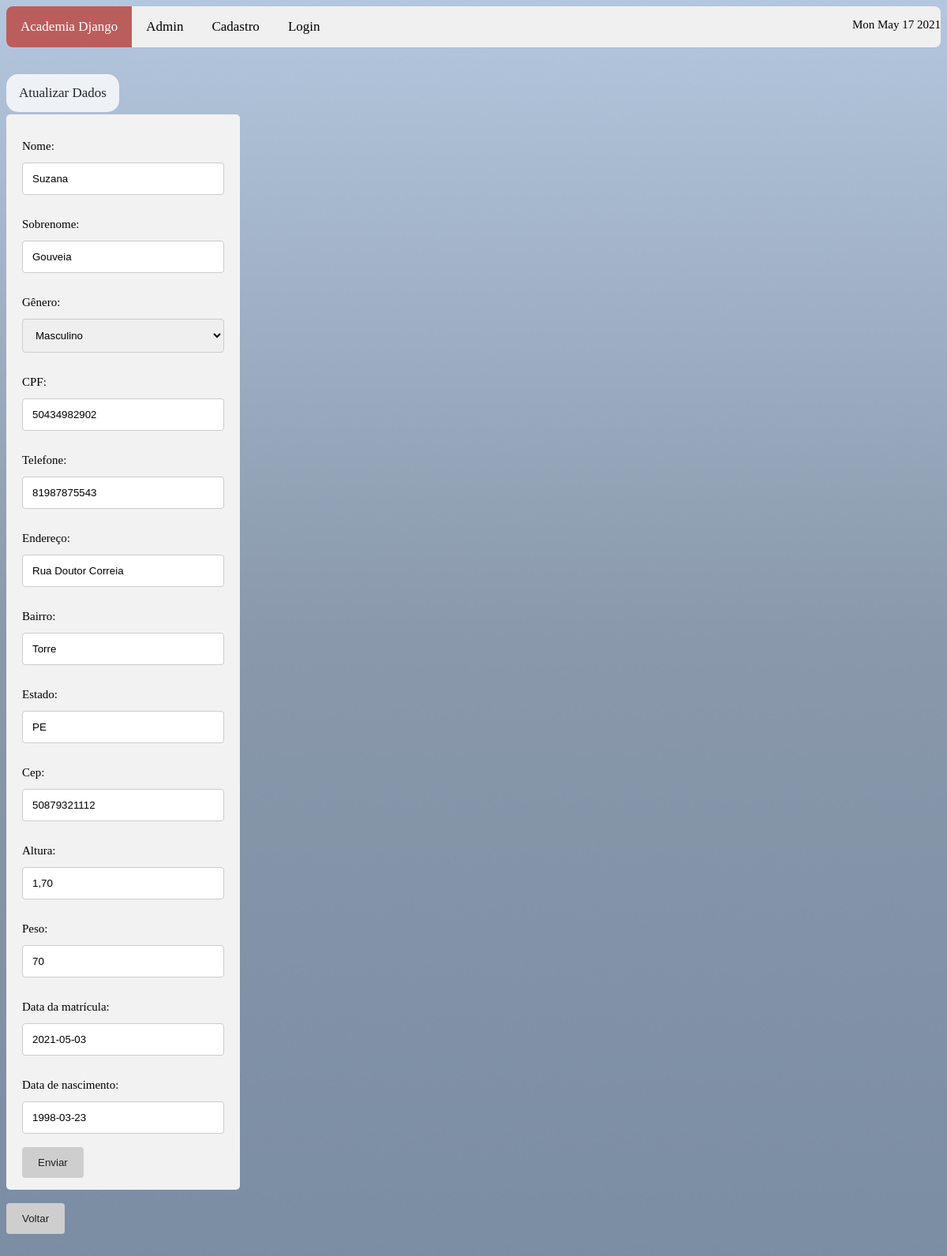
The page /sistema/atualizar_dados_aluno/5 on the database as committed earlier.
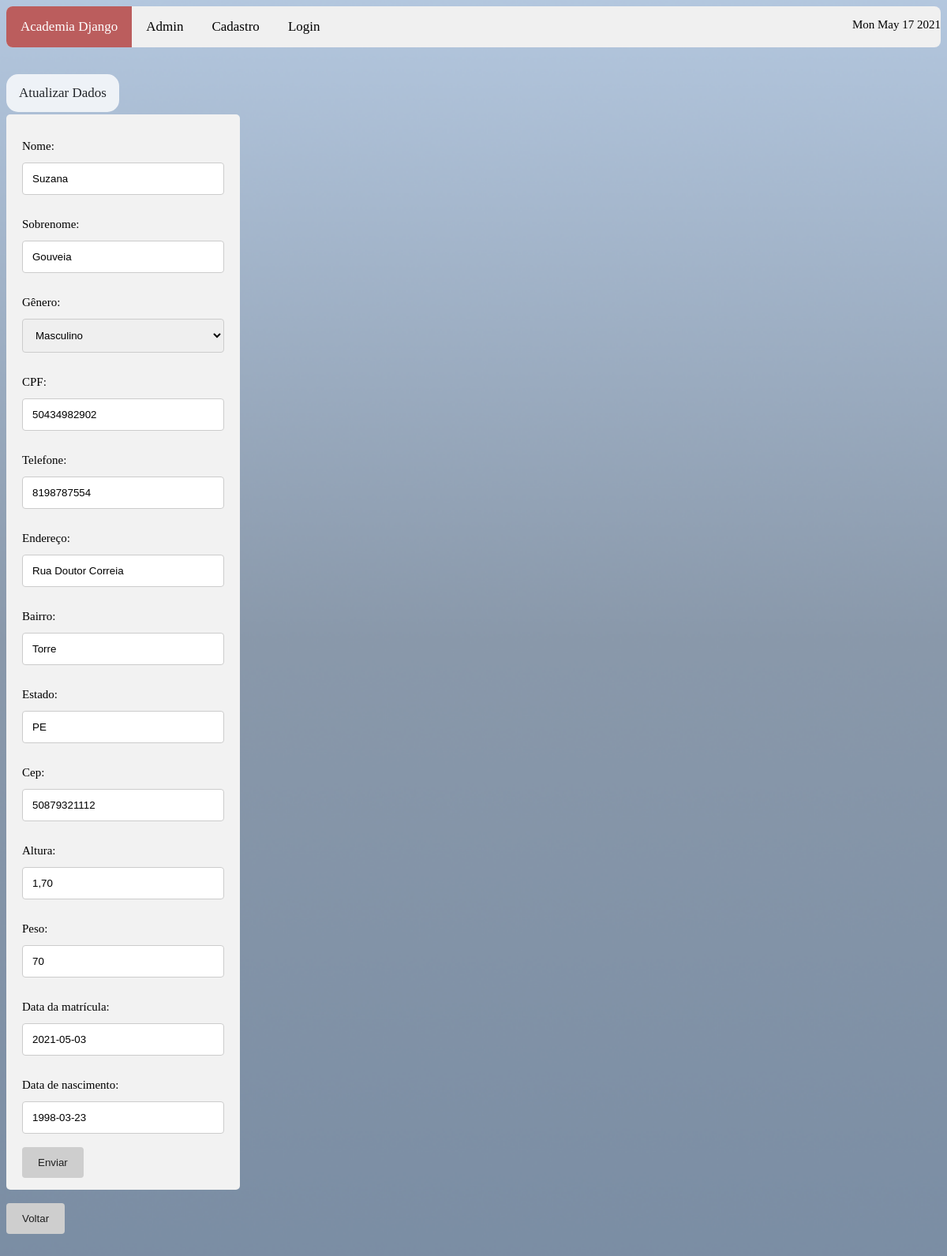
The same page on the database as committed later.
### sistema/models.py (models this page shows)
class Aluno(models.Model):
    nome = models.CharField(
        max_length = 200,
        null = False,
        blank = False
    )
    sobrenome = models.CharField(
        max_length = 200,
        null = False,
        blank = False
    )
    data_nascimento = models.DateField(
        null = True,
        blank = True
    )
    telefone = models.CharField(
        max_length = 14,
        null = False,
        blank = False
    )
    cpf = models.CharField(
        max_length = 14,
        null = False,
        blank = False
    )
    endereco = models.CharField(
        max_length = 200,
        null = False,
        blank = False
    )
    bairro = models.CharField(
        max_length = 100,
        null = False,
        blank = False,
        default=None
    )
    cep = models.CharField(
        max_length = 9,
        null = False,
        blank = False
    )
    cidade = models.CharField(
        max_length = 100,
        null = False,
        blank = False
    )
    estado = models.CharField(
        max_length = 2,
        null = False,
        blank = False
    )
    peso = models.CharField(
        max_length = 3,
        null = False,
        blank = False
    )
    altura = models.CharField(
        max_length = 4,
        null = False,
        blank = False
    )
    data_matricula = models.DateField(
        null = True,
        blank = True
    )
    genero_choices = (
        ("F", "Feminino"),
        ("M", "Masculino"),
        ("O", "Outro")
    )
    genero = models.CharField(
        max_length = 1,
        choices = genero_choices,
        null = True,
        blank = True
    )
    objects = models.Manager()

### sistema/views.py (the view)
# urls.py: path('atualizar_dados_aluno/<int:user_id>', views.atualizar_dados_aluno, name='atualizar_dados_aluno'),
def atualizar_dados_aluno(request, user_id):
    if request.method == 'GET':
        alunos = Aluno.objects.filter(id=user_id)
        contexto = {
            'alunos': alunos
        }
        return render(request, "atualizar_aluno.html", contexto)

### sistema/templates/atualizar_aluno.html (shortened to what this page needs)
{% load static %}
 <!DOCTYPE html>
<html>
<head>
    <link rel="stylesheet" href=" {% static 'css/style.css' %} "/>
</head>
<body>
<div class="topnav">
    <a class="active" href="http://{{request.get_host}}/sistema/inicio">Academia Django</a>
    <a href="http://{{request.get_host}}/admin" target="_blank">Admin</a>
    <a href="http://{{request.get_host}}/sistema/cadastrar_usuario">Cadastro</a>
    <a href="http://{{request.get_host}}/sistema/logar_usuario">Login</a>
<div class="c">
    <p id="demo"></p>
</div>
</div>
<br/><br/>
    <a class="asessao"> Atualizar Dados</a>
<br/><br/><br/>
{% for alunos in alunos %}
<div class="container2">
<form action="http://{{request.get_host}}/sistema/atualizar_alunos" method="POST">
  <label>Nome: </label>
  <input type="text" name="nome" value="{{alunos.nome}}"/>
  <br></br>
  <label>Sobrenome: </label>
  <input type="text" name="sobrenome" value="{{alunos.sobrenome}}"/>
  <br></br>
  <label>Gênero: </label>
  <select id="genero" name="genero">
  <option value="M">Masculino</option>
  </select>
    <br></br>
  <label>CPF: </label>
  <input type="text" name="cpf" value="{{alunos.cpf}}"/>
  <br></br>
  <label>Telefone: </label>
  <input type="text" name="telefone" value="{{alunos.telefone}}"/>
  <br></br>
  <label>Endereço: </label>
  <input type="text" name="endereco" value="{{alunos.endereco}}"/>
  <br></br>
  <label>Bairro: </label>
  <input type="text" name="bairro" value="{{alunos.bairro}}"/>
  <br></br>
  <label>Estado: </label>
  <input type="text" name="estado" value="{{alunos.estado}}"/>
  <br></br>
  <label>Cep: </label>
  <input type="text" name="cep" value="{{alunos.cep}}"/>
  <br></br>
  <label>Altura: </label>
  <input type="text" name="altura" value="{{alunos.altura}}"/>
  <br></br>
  <label>Peso: </label>
  <input type="text" name="peso" value="{{alunos.peso}}"/>
  <br></br>
  <label>Data da matrícula: </label>
  <input type="text" value="{{alunos.data_matricula|date:"Y-m-d" }}" name="data_matricula" value="{{alunos.data_matricula}}"/>
  <br></br>
  <label>Data de nascimento: </label>
  <input type="text" value="{{alunos.data_nascimento|date:"Y-m-d" }}" name="data_nascimento" value="{{alunos.data_nascimento}}"/>
  <br></br>
  <input type="submit" value="Enviar">
</form>
<br/><br/>
 </div>
{% endfor %}
    <br/>
    <form action="http://{{request.get_host}}/sistema/inicio">
    <input type="submit" value="Voltar">
    </form>
<br/><br/><br/><br/>
</body>
</html>

Rows that differ between the two databases and show on the page:
changed Aluno "Suzana": telefone "81987875543" → "8198787554"
